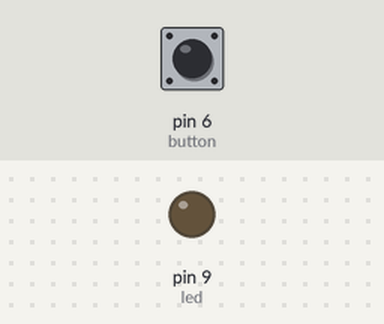
This sketch was run on a simulated Arduino Uno, built with avr-gcc and run on an emulated ATmega328P. On the bench: output pins drawn as LEDs (lit = HIGH). The test bench sets the inputs (shaded band); at power-on: pin 6 (button) LOW. What the sketch prints to the serial monitor is not drawn.

Above: at 1.2 s.
1.3 s: pin 6 (button) pulled HIGH for 0.15 s
At 2.5 s:
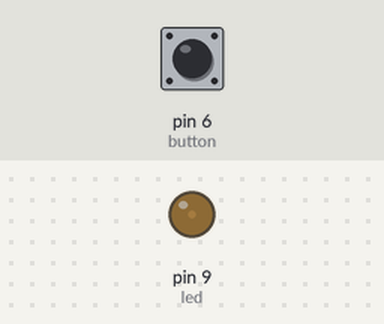
2.9 s: pin 6 (button) pulled HIGH for 1 s
At 3.7 s:
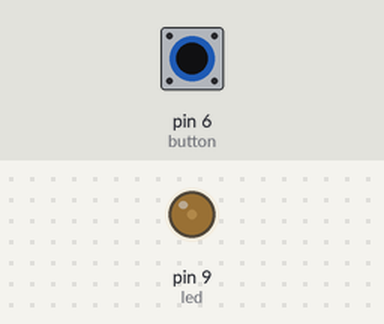
5.4 s: pin 6 (button) pulsed HIGH 5 times (0.12 s each, 0.3 s apart)
At 7.9 s:
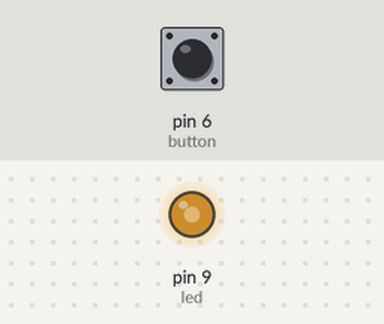
8.4 s: pin 6 (button) pulsed HIGH 5 times (0.12 s each, 0.3 s apart)
At 10.3 s:
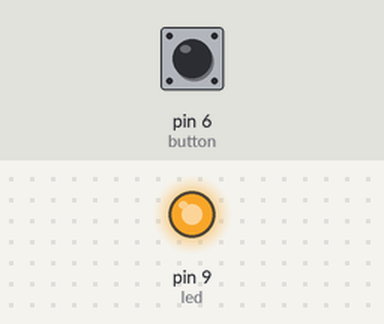
Timing chart, 0 to 11.8 s (numbered marks = the images above; inputs shaded):
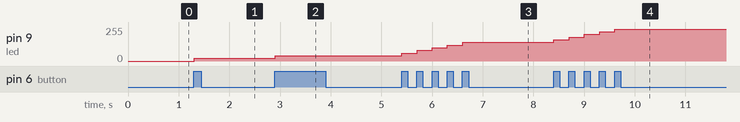

The sketch:

button_3.ino
```cpp
//Increase LED Brightness on each press

int led = 9;
int button = 6;
int previous;
int current;
int state = LOW;
int brightness ;

void setup()
{
  Serial.begin (9600);
  pinMode( led, OUTPUT);
  pinMode (button, INPUT);

}

void loop()
{
  current = digitalRead (button);
  Serial.println(current);
  if (previous == LOW && current == HIGH)
  {
    if (brightness >= 255)
    {
      brightness = 0;
    }
    brightness = brightness + 20;
    analogWrite(led, brightness);
    Serial.println(brightness);
  }
  previous = current;

}
```

Measured:
- after the input at 1.3 s, pin 9 (led): 0/255 → 20/255 at once
- after the input at 2.9 s, pin 9 (led): 20/255 → 40/255 at once
- after the input at 5.4 s, pin 9 (led): moves from 40/255 to 140/255 over 1.2 s, starting at once
- after the input at 8.4 s, pin 9 (led): moves from 140/255 to 240/255 over 1.2 s, starting at once
